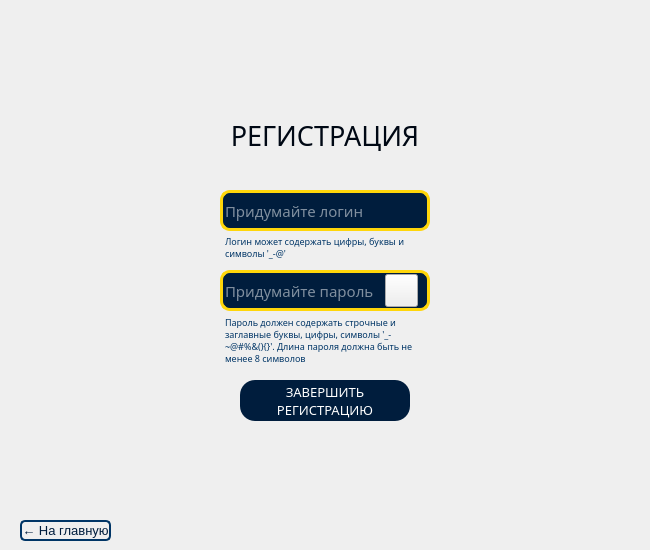
<?xml version="1.0" encoding="UTF-8"?>
<ui version="4.0">
 <class>Form</class>
 <widget class="QWidget" name="Form">
  <property name="geometry">
   <rect>
    <x>0</x>
    <y>0</y>
    <width>650</width>
    <height>550</height>
   </rect>
  </property>
  <property name="minimumSize">
   <size>
    <width>650</width>
    <height>550</height>
   </size>
  </property>
  <property name="font">
   <font>
    <pointsize>6</pointsize>
   </font>
  </property>
  <property name="windowTitle">
   <string>Form</string>
  </property>
  <widget class="QLabel" name="label">
   <property name="geometry">
    <rect>
     <x>0</x>
     <y>120</y>
     <width>650</width>
     <height>31</height>
    </rect>
   </property>
   <property name="font">
    <font>
     <family>Donpoligrafbum</family>
     <pointsize>20</pointsize>
    </font>
   </property>
   <property name="styleSheet">
    <string notr="true">background: transparent; font-family:&quot;Donpoligrafbum&quot;;color:#000814</string>
   </property>
   <property name="text">
    <string>РЕГИСТРАЦИЯ</string>
   </property>
   <property name="alignment">
    <set>Qt::AlignCenter</set>
   </property>
  </widget>
  <widget class="QLineEdit" name="login_line">
   <property name="geometry">
    <rect>
     <x>220</x>
     <y>190</y>
     <width>210</width>
     <height>41</height>
    </rect>
   </property>
   <property name="font">
    <font>
     <family>Object Sans Heavy</family>
     <pointsize>11</pointsize>
    </font>
   </property>
   <property name="styleSheet">
    <string notr="true">color:#FFFFFF;background:#001D3D;border-radius:10px;font-family:&quot;Object Sans Heavy&quot;;border:3px solid #FFD60A;</string>
   </property>
   <property name="placeholderText">
    <string>Придумайте логин</string>
   </property>
  </widget>
  <widget class="QPushButton" name="registration_btn">
   <property name="geometry">
    <rect>
     <x>240</x>
     <y>380</y>
     <width>170</width>
     <height>41</height>
    </rect>
   </property>
   <property name="font">
    <font>
     <family>Object Sans Heavy</family>
     <pointsize>10</pointsize>
    </font>
   </property>
   <property name="styleSheet">
    <string notr="true">color:#FFFFFF;background:#001D3D;border-radius:15px;font-family:&quot;Object Sans Heavy&quot;;</string>
   </property>
   <property name="text">
    <string>ЗАВЕРШИТЬ
РЕГИСТРАЦИЮ</string>
   </property>
  </widget>
  <widget class="QLineEdit" name="password_line">
   <property name="geometry">
    <rect>
     <x>220</x>
     <y>270</y>
     <width>210</width>
     <height>41</height>
    </rect>
   </property>
   <property name="font">
    <font>
     <family>Object Sans Heavy</family>
     <pointsize>11</pointsize>
    </font>
   </property>
   <property name="styleSheet">
    <string notr="true">color:#FFFFFF;background:#001D3D;border-radius:10px;font-family:&quot;Object Sans Heavy&quot;;border:3px solid #FFD60A;</string>
   </property>
   <property name="echoMode">
    <enum>QLineEdit::Password</enum>
   </property>
   <property name="placeholderText">
    <string>Придумайте пароль</string>
   </property>
  </widget>
  <widget class="QLabel" name="error_login">
   <property name="geometry">
    <rect>
     <x>225</x>
     <y>235</y>
     <width>201</width>
     <height>25</height>
    </rect>
   </property>
   <property name="font">
    <font>
     <family>Object Sans Heavy</family>
     <pointsize>7</pointsize>
     <strikeout>false</strikeout>
     <kerning>true</kerning>
    </font>
   </property>
   <property name="styleSheet">
    <string notr="true">color: #003566;font-family:&quot;Object Sans Heavy&quot;;background:transparent;</string>
   </property>
   <property name="text">
    <string>Логин может содержать цифры, буквы и символы '_-@'</string>
   </property>
   <property name="wordWrap">
    <bool>true</bool>
   </property>
  </widget>
  <widget class="QLabel" name="error_password">
   <property name="geometry">
    <rect>
     <x>225</x>
     <y>315</y>
     <width>201</width>
     <height>51</height>
    </rect>
   </property>
   <property name="font">
    <font>
     <family>Object Sans Heavy</family>
     <pointsize>7</pointsize>
     <strikeout>false</strikeout>
     <kerning>true</kerning>
    </font>
   </property>
   <property name="styleSheet">
    <string notr="true">color: #003566;font-family:&quot;Object Sans Heavy&quot;;background:transparent;</string>
   </property>
   <property name="text">
    <string>Пароль должен содержать строчные и заглавные буквы, цифры, символы '_-~@#%&amp;(){}'. Длина пароля должна быть не менее 8 символов</string>
   </property>
   <property name="wordWrap">
    <bool>true</bool>
   </property>
  </widget>
  <widget class="QPushButton" name="show_password_btn">
   <property name="geometry">
    <rect>
     <x>385</x>
     <y>274</y>
     <width>33</width>
     <height>33</height>
    </rect>
   </property>
   <property name="styleSheet">
    <string notr="true"/>
   </property>
   <property name="text">
    <string/>
   </property>
  </widget>
  <widget class="QPushButton" name="home_btn">
   <property name="geometry">
    <rect>
     <x>20</x>
     <y>520</y>
     <width>91</width>
     <height>21</height>
    </rect>
   </property>
   <property name="font">
    <font>
     <pointsize>10</pointsize>
     <underline>false</underline>
     <strikeout>false</strikeout>
    </font>
   </property>
   <property name="styleSheet">
    <string notr="true"> background: transparent;color:#001D3D;border:2px solid #003566;border-radius:5;text-decoration:none

</string>
   </property>
   <property name="text">
    <string>← На главную</string>
   </property>
  </widget>
 </widget>
 <resources/>
 <connections/>
</ui>
